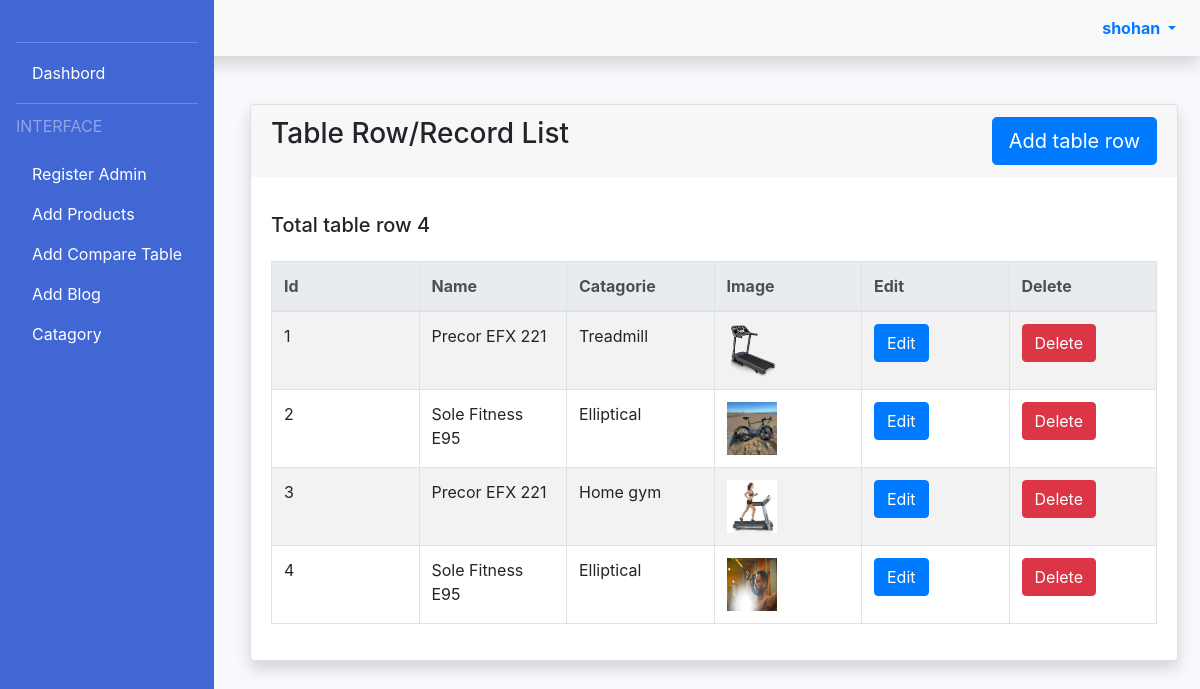
Screenshot of /karigor/table.php (signed in) with the database file from the repository.
### tables this page shows
CREATE TABLE `compare_table` (
  `id` int(11) NOT NULL,
  `name` varchar(1000) NOT NULL,
  `type` varchar(100) NOT NULL,
  `catagorie` varchar(100) NOT NULL,
  `link` varchar(500) NOT NULL,
  `feature` varchar(3000) NOT NULL,
  `product_img` varchar(500) NOT NULL,
  `brand_img` varchar(500) NOT NULL,
  `price_img` varchar(500) NOT NULL
);

### karigor/table.php (the view, shortened to what this page needs)
<?php include ("includes/header.php");?>
<?php include ("includes/navbar.php");?>
<div class="container-fluid mt-5">
    <div class="card shadow">
        <div class="card-header d-flex justify-content-between border-0 mb-3">
            <h3 class="card-title">Table Row/Record List</h3>
            <a href="addtable.php" class="btn btn-primary float-right btn-lg">Add
                table row</a>
        </div>
        <div class="card-body">
            <table class="table table-striped table-bordered table-hover">
                <thead class="thead-light">
                    <tr>
                        <th>Id</th>
                        <th>Name</th>
                        <th>Catagorie</th>
                        <th> Image</th>
                        <th>Edit</th>
                        <th>Delete</th>
                    </tr>
                </thead>
                <tbody>
                <?php
                  $sql = "SELECT * FROM compare_table;";
                  $result = mysqli_query($conn,$sql);
                  echo "<h5 class='mb-4'> Total table row ".mysqli_num_rows($result)."</h5>";
                  foreach($result as $row){
                 ?>
                    <tr>
                        <td><?php  echo $row['id'] ?></td>
                        <td><?php  echo $row['name']?></td>
                        <td><?php  echo $row['catagorie']?></td>
                        <td>
                            <?php  echo '<img src="image/table/'.$row["product_img"].'" alt="image" width="50" height="53">' ?>
                        </td>
                        <td>
                            <form action="table_edit.php" method="POST">
                                <button type="submit" name="table_edit_btn" class="btn btn-primary">Edit</button>
                            </form>
                        </td>
                        <td>
                            <form action="code.php" method="POST">
                                <button type="submit" name="table_delete_btn" class="btn btn-danger">Delete</button>
                            </form>
                        </td>
                    </tr>
                    <?php
                 }
                  ?>
                </tbody>
            </table>
        </div>
    </div>
</div>

### karigor/includes/header.php (shortened to what this page needs)
<!DOCTYPE html>
<html lang="en">
<head>
<link rel="stylesheet" href="includes/css/bootstrap.min.css">
<link href="https://cdn.jsdelivr.net/npm/summernote@0.8.16/dist/summernote.min.css" rel="stylesheet">
<link rel="stylesheet" href="includes/css/style.css">
</head>
<body>

### karigor/includes/navbar.php (shortened to what this page needs)
<div class="side-bar d-none d-lg-block">
  <ul class="list-unstyled d-block m-3 nav-bar">
      <li class="nav-item"><a href="index.php" class="nav-link text-center"><i class="fas fa-user-shield fa-2x"></i></a></li>
      <hr style="border-color: #6888E4;margin:10px 0">
      <li class="nav-item"> <a href="index.php" class="nav-link"><i class="fas fa-tachometer-alt"></i> Dashbord</a> </li>
      <hr style="border-color: #6888E4;margin:10px 0">
      <p class="text-uppercase" style="color: #93A3E8">interface</p>
      <li class="nav-item"><a href="register.php" class="nav-link"><i class="fas fa-user-cog"></i> Register Admin</a></li>
      <li class="nav-item"><a href="product.php" class="nav-link"><i class="fas fa-cart-plus"></i> Add Products</a></li>
      <li class="nav-item"><a href="table.php" class="nav-link"><i class="fas fa-chart-area"></i> Add Compare Table</a></li>
      <li class="nav-item"><a href="blog.php" class="nav-link"><i class="fab fa-adversal"></i> Add Blog</a></li>
      <li class="nav-item"><a href="catagory.php" class="nav-link"><i class="fab fa-adversal"></i> Catagory</a></li>
  </ul>
</div>
<nav class="navbar navbar-expand-lg navbar-light bg-light shadow">
  <div class="collapse navbar-collapse" id="navbarNav">
    <ul class="navbar-nav ml-auto">
      <li class="nav-item dropdown">
        <a class="nav-link dropdown-toggle font-weight-bolder text-primary" href="#" id="navbarDropdownMenuLink" role="button" data-toggle="dropdown" aria-haspopup="true" aria-expanded="false">
          <?php echo $_SESSION['username']?>
        </a>
      </li>
    </ul>
  </div>
</nav>

### karigor/includes/css/style.css (style rules this page uses)
body { margin: 0; font-family: -apple-system, BlinkMacSystemFont, "Segoe UI", Roboto, "Helvetica Neue", Arial, "Noto Sans", sans-serif, "Apple Color Emoji", "Segoe UI Emoji", "Segoe UI Symbol", "Noto Color Emoji"; font-size: 1rem; font-weight: 400; line-height: 1.5; color: #212529; text-align: left; background-color: #F8F9FC; box-sizing: border-box; }
.side-bar { position: fixed; min-width: 180px; height: 100%; background-color: #4167D5; top: 0; left: 0; display: block; color: #fff; z-index: 100; overflow: hidden; }
.side-bar a { text-decoration: none; color: #fff; }
.container-fluid { padding-left: 250px !important; padding-right: 22px !important; }
h1, h2, h3, h4, h5, h6 { margin-top: 0 !important; margin-bottom: 5px !important; }
table { table-layout: fixed; }

### rows the page displays
compare_table: id "1", name "Precor EFX 221", catagorie "Treadmill", product_img (picture)
compare_table: id "2", name "Sole Fitness E95", catagorie "Elliptical", product_img (picture)
compare_table: id "3", name "Precor EFX 221", catagorie "Home gym", product_img (picture)
compare_table: id "4", name "Sole Fitness E95", catagorie "Elliptical", product_img (picture)

### other values shown
$_SESSION['username'] "shohan"
mysqli_num_rows($result) "4"
